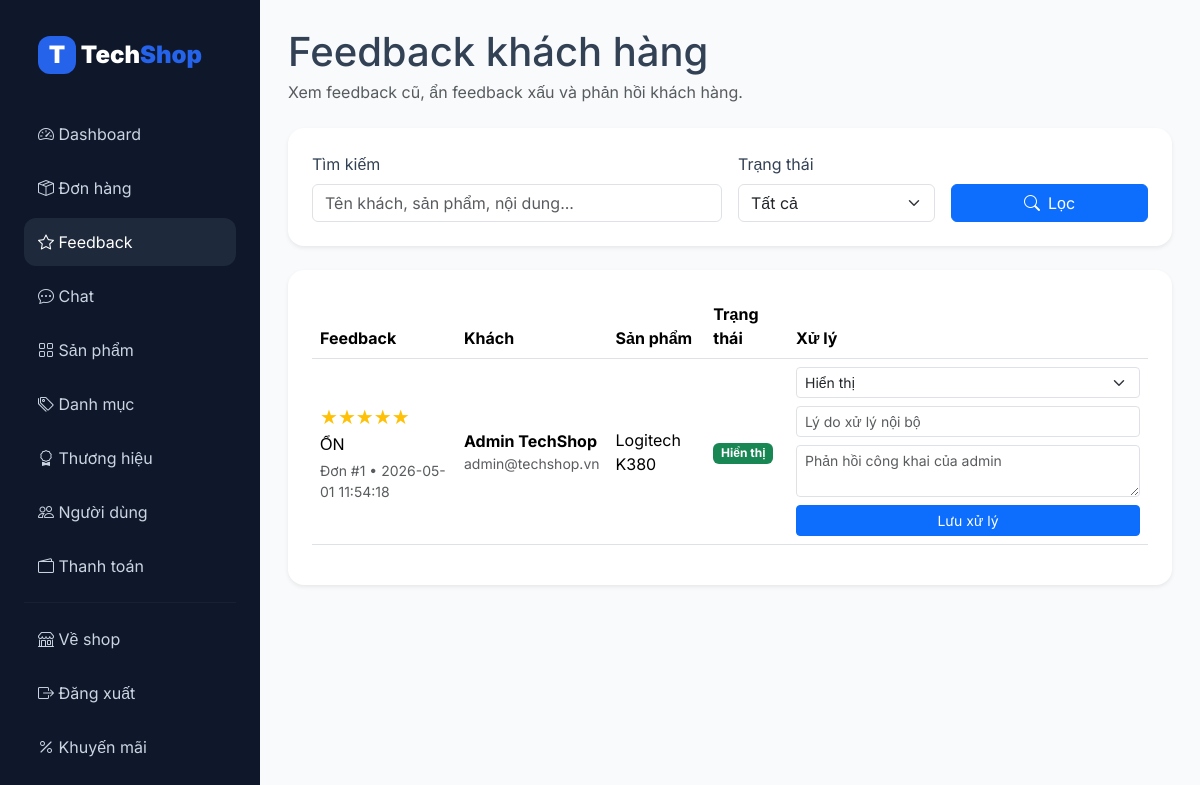
/admin/reviews.php (signed in), run on the app's committed database.
### tables this page shows
CREATE TABLE `danh_gia_san_pham` (
  `id` int(11) NOT NULL,
  `id_nguoi_dung` int(11) DEFAULT NULL,
  `id_san_pham` int(11) DEFAULT NULL,
  `id_don_hang` int(11) DEFAULT NULL,
  `so_sao` int(11) DEFAULT NULL,
  `binh_luan` text DEFAULT NULL,
  `ngay_tao` timestamp NOT NULL DEFAULT current_timestamp(),
  `trang_thai` enum('hien','an','cho_duyet') DEFAULT 'hien',
  `phan_hoi_admin` text DEFAULT NULL
);

CREATE TABLE `nguoi_dung` (
  `id_nguoi_dung` int(11) NOT NULL,
  `id_vai_tro` int(11) NOT NULL,
  `ho_ten` varchar(150) NOT NULL,
  `email` varchar(150) NOT NULL,
  `so_dien_thoai` varchar(20) DEFAULT NULL,
  `mat_khau` varchar(255) NOT NULL,
  `dia_chi` text DEFAULT NULL,
  `trang_thai` enum('hoat_dong','khoa') DEFAULT 'hoat_dong',
  `provider` varchar(30) DEFAULT 'local',
  `google_id` varchar(255) DEFAULT NULL,
  `avatar_url` varchar(500) DEFAULT NULL,
  `ngay_tao` timestamp NOT NULL DEFAULT current_timestamp()
);

CREATE TABLE `san_pham` (
  `id_san_pham` int(11) NOT NULL,
  `id_danh_muc` int(11) NOT NULL,
  `id_thuong_hieu` int(11) NOT NULL,
  `ten_san_pham` varchar(255) NOT NULL,
  `ma_san_pham` varchar(80) NOT NULL,
  `gia` decimal(15,2) NOT NULL,
  `hinh_anh_chinh` varchar(255) DEFAULT NULL,
  `mo_ta_ngan` text DEFAULT NULL,
  `mo_ta_chi_tiet` longtext DEFAULT NULL,
  `so_luong_ton` int(11) DEFAULT 0,
  `trang_thai` enum('dang_ban','het_hang','an') DEFAULT 'dang_ban',
  `ngay_tao` timestamp NOT NULL DEFAULT current_timestamp()
);

### includes/helpers.php (called while the page is built, shortened)
<?php
function h(mixed $value): string
{
    return htmlspecialchars((string)$value, ENT_QUOTES, 'UTF-8');
}

### config/database.php (called while the page is built, shortened)
<?php
function db_connect(): PDO
{
    $dsn = 'mysql:host=' . DB_HOST . ';port=' . DB_PORT . ';dbname=' . DB_NAME . ';charset=' . DB_CHARSET;
    return new PDO($dsn, DB_USER, DB_PASS, [
        PDO::ATTR_ERRMODE => PDO::ERRMODE_EXCEPTION,
        PDO::ATTR_DEFAULT_FETCH_MODE => PDO::FETCH_ASSOC,
        PDO::ATTR_EMULATE_PREPARES => false,
    ]);
}

### models/Review.php (called while the page is built, shortened)
<?php
class Review
{
    private array $cols = [];
    public function __construct(private PDO $pdo)
    {
        $stmt = $this->pdo->query("SHOW COLUMNS FROM danh_gia_san_pham");
        $this->cols = array_column($stmt->fetchAll(PDO::FETCH_ASSOC), 'Field');
    }
    private function hasCol(string $name): bool
    {
        return in_array($name, $this->cols, true);
    }
    private function reviewIdCol(): string
    {
        return $this->hasCol('id_danh_gia') ? 'id_danh_gia' : 'id';
    }
    private function contentCol(): string
    {
        return $this->hasCol('noi_dung') ? 'noi_dung' : 'binh_luan';
    }
    public function adminAll(string $keyword = '', string $status = ''): array
    {
        $idCol = $this->reviewIdCol();
        $contentCol = $this->contentCol();
        $statusSelect = $this->hasCol('trang_thai') ? "dg.trang_thai" : "'hien' AS trang_thai";
        $reasonSelect = $this->hasCol('ly_do_an') ? "dg.ly_do_an" : "NULL AS ly_do_an";
        $replySelect = $this->hasCol('phan_hoi_admin') ? "dg.phan_hoi_admin" : "NULL AS phan_hoi_admin";
        $where = [];
        $params = [];
        $whereSql = $where ? 'WHERE ' . implode(' AND ', $where) : '';
        $sql = "SELECT dg.`$idCol` AS id_danh_gia, dg.id_don_hang, dg.so_sao, dg.`$contentCol` AS noi_dung, dg.ngay_tao,
                       $statusSelect, $reasonSelect, $replySelect, u.ho_ten, u.email, sp.ten_san_pham
                FROM danh_gia_san_pham dg
                LEFT JOIN nguoi_dung u ON u.id_nguoi_dung = dg.id_nguoi_dung
                LEFT JOIN san_pham sp ON sp.id_san_pham = dg.id_san_pham
                $whereSql
                ORDER BY dg.ngay_tao DESC";
        $stmt = $this->pdo->prepare($sql);
        $stmt->execute($params);
        return $stmt->fetchAll();
    }
}

### admin/reviews.php (the view, shortened to what this page needs)
<?php
require_once __DIR__ . '/../includes/bootstrap.php';
require_once __DIR__ . '/../models/Review.php';
$reviewModel = new Review(db_connect());
$q = trim((string)($_GET['q'] ?? ''));
$status = trim((string)($_GET['status'] ?? ''));
$reviews = $reviewModel->adminAll($q, $status);
require __DIR__ . '/_layout_start.php';
?>
<div class="d-flex justify-content-between align-items-center flex-wrap gap-3 mb-4">
    <div>
        <h1 class="mb-1">Feedback khách hàng</h1>
        <p class="text-muted mb-0">Xem feedback cũ, ẩn feedback xấu và phản hồi khách hàng.</p>
    </div>
</div>
<div class="bg-white p-4 rounded-4 shadow-sm mb-4">
    <form method="get" class="row g-3 align-items-end">
        <div class="col-md-6">
            <label class="form-label">Tìm kiếm</label>
            <input name="q" value="<?= h($q) ?>" class="form-control" placeholder="Tên khách, sản phẩm, nội dung...">
        </div>
        <div class="col-md-3">
            <label class="form-label">Trạng thái</label>
            <select name="status" class="form-select">
                <option value="">Tất cả</option>
            </select>
        </div>
        <div class="col-md-3">
            <button class="btn btn-primary w-100"><i class="bi bi-search me-2"></i>Lọc</button>
        </div>
    </form>
</div>
<div class="bg-white p-4 rounded-4 shadow-sm table-responsive">
    <table class="table align-middle">
        <thead>
        <tr>
            <th>Feedback</th>
            <th>Khách</th>
            <th>Sản phẩm</th>
            <th>Trạng thái</th>
            <th style="width:360px">Xử lý</th>
        </tr>
        </thead>
        <tbody>
        <?php foreach ($reviews as $r): $st = $r['trang_thai'] ?? 'hien'; ?>
            <tr>
                <td>
                    <div class="text-warning fs-5">
                        <?= str_repeat('★', (int)$r['so_sao']) ?><span class="text-muted"><?= str_repeat('☆', 5 - (int)$r['so_sao']) ?></span>
                    </div>
                    <div style="white-space:pre-wrap"><?= h($r['noi_dung']) ?></div>
                    <div class="small text-muted mt-1">Đơn #<?= (int)$r['id_don_hang'] ?> • <?= h($r['ngay_tao']) ?></div>
                </td>
                <td>
                    <div class="fw-bold"><?= h($r['ho_ten'] ?? 'Khách') ?></div>
                    <div class="small text-muted"><?= h($r['email'] ?? '') ?></div>
                </td>
                <td><?= h($r['ten_san_pham'] ?? '') ?></td>
                <td>
                    <span class="badge bg-<?= $st === 'an' ? 'danger' : ($st === 'cho_duyet' ? 'warning' : 'success') ?>">
                        <?= $st === 'an' ? 'Đã ẩn' : ($st === 'cho_duyet' ? 'Chờ duyệt' : 'Hiển thị') ?>
                    </span>
                </td>
                <td>
                    <form method="post" class="d-grid gap-2">
                        <select name="trang_thai" class="form-select form-select-sm">
                            <option value="hien" <?= $st === 'hien' ? 'selected' : '' ?>>Hiển thị</option>
                        </select>
                        <input name="ly_do_an" value="<?= h($r['ly_do_an'] ?? '') ?>" class="form-control form-control-sm" placeholder="Lý do xử lý nội bộ">
                        <textarea name="phan_hoi_admin" class="form-control form-control-sm" rows="2" placeholder="Phản hồi công khai của admin"><?= h($r['phan_hoi_admin'] ?? '') ?></textarea>
                        <button class="btn btn-sm btn-primary">Lưu xử lý</button>
                    </form>
                </td>
            </tr>
        <?php endforeach; ?>
        </tbody>
    </table>
</div>
<?php require __DIR__ . '/_layout_end.php'; ?>

### assets/css/style.css (style rules this page uses)
:root { --primary: #2563eb; --primary-dark: #1d4ed8; --dark: #0f172a; --muted: #64748b; --border: #e2e8f0; --danger: #ef4444; --success: #16a34a; --warning: #f59e0b; --bg: #f8fafc; }
* { box-sizing: border-box; }
body { font-family: "Inter", sans-serif; background: var(--bg); color: #334155; }
html, body { min-height: 100%; }
body { display: flex; flex-direction: column; }

### data on the page
danh_gia_san_pham: so_sao "★★★★★", binh_luan "ỔN", id_don_hang "1", ngay_tao "2026-05-01 11:54:18", id_nguoi_dung.ho_ten "Admin TechShop", id_nguoi_dung.email "admin@techshop.vn", id_san_pham.ten_san_pham "Logitech K380", shows "Hiển thị", trang_thai "Hiển thị"
